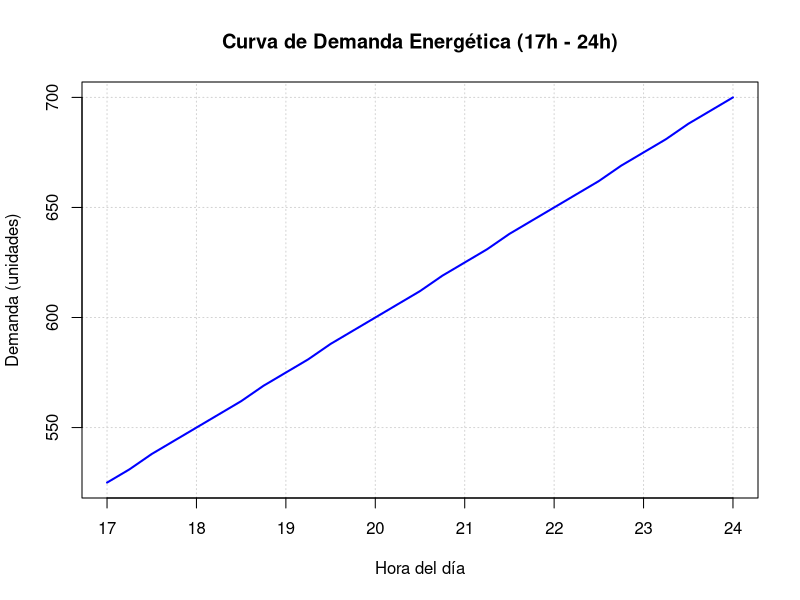
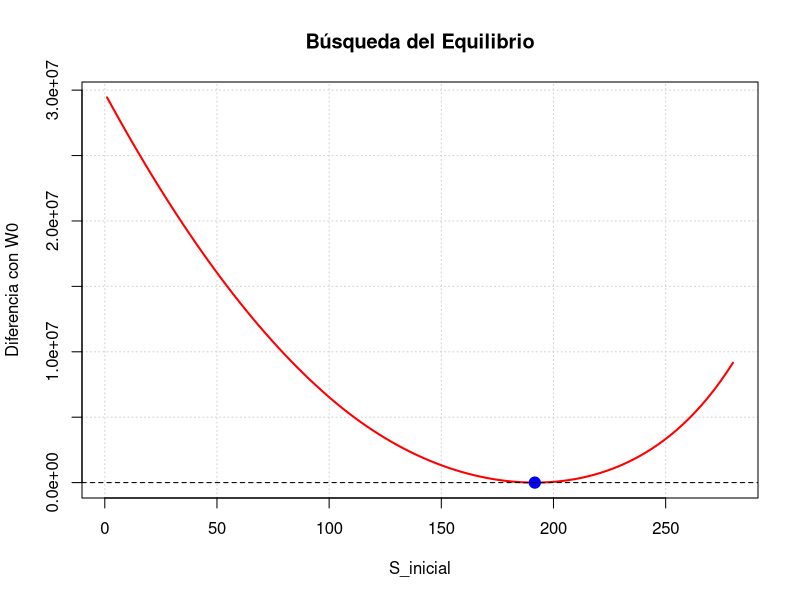
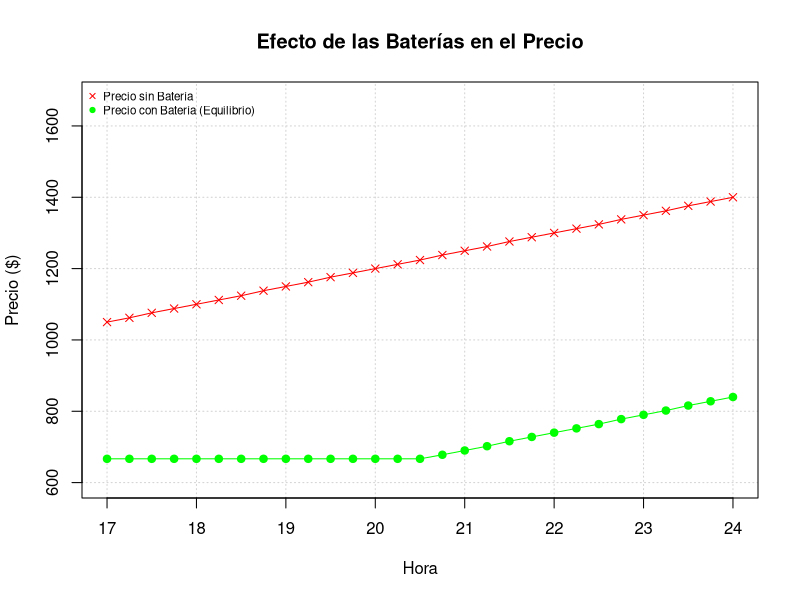
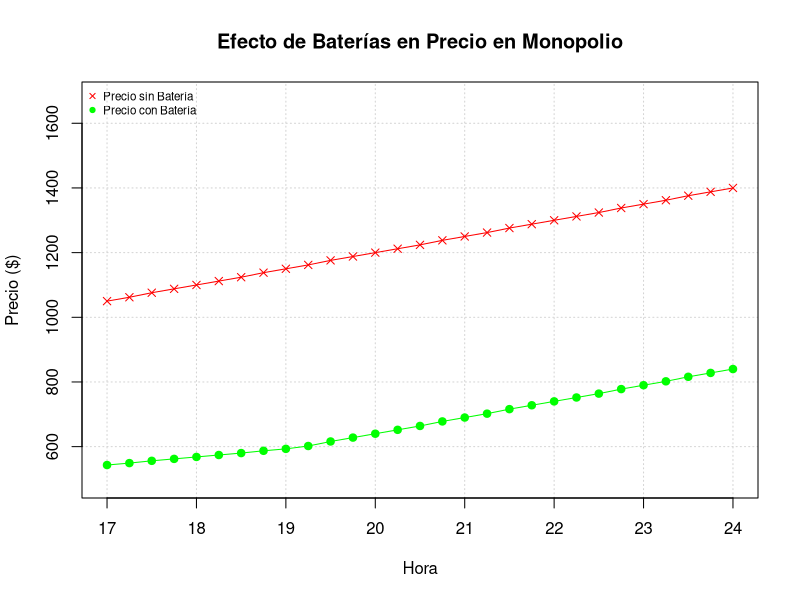
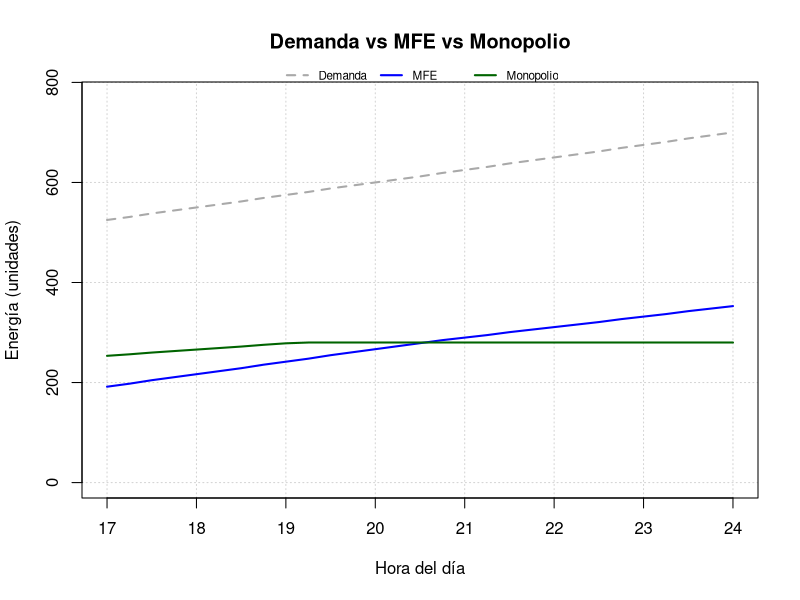
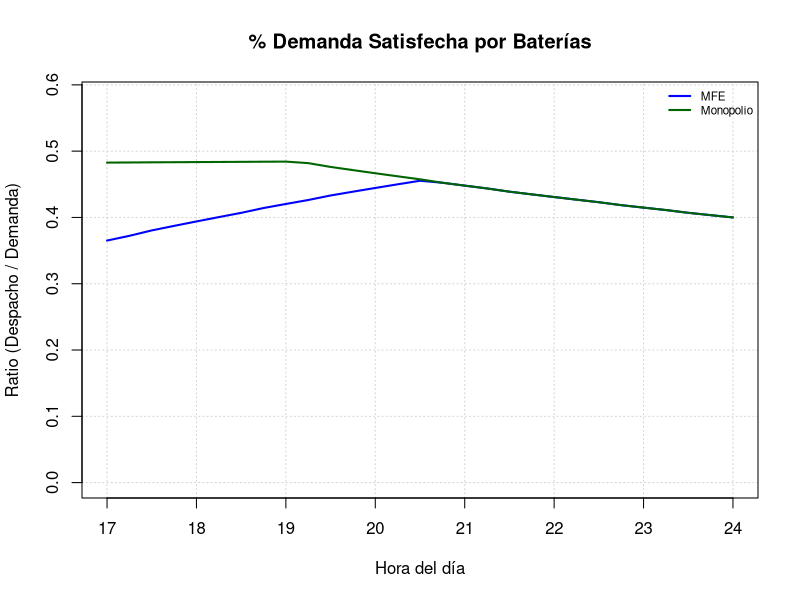

Generate these figures, in order, with R:
#María Belén Bilbao Pavón
#TFG - Mercado de Baterías: Simulación del Equilibrio
#Descentralizado y Comparación con el Monopolio.
#Evaluación de estructuras de mercado en un Problema de coordinación.


# PARTE 1 - PROBLEMA MEANFIELD - BÚSQUEDA DE EQUILIBRIO DESCENTRALIZADO

# 1. Definición de la demanda

gridd = seq(17, 24, by = 0.25)
a=0 
b=25
c=100
tim=length(gridd)

demanda=function(tim,a,b,c){
  y= a*tim^2 + b*tim + c
  resultado = round(pmax(0, y)) #la demanda no puede ser negativa
  return(resultado)
}


valores_demanda=demanda(gridd,a,b,c)
demanda(gridd,a,b,c)

# Datos reales
#valores_demanda=c(24807, 25597, 26206, 26692, 27375, 28200, 28835, 29593, 30139,30745, 31277, 31806, 32004, 32461, 32575, 32947, 33186, 33425, 33783, 33922, 34319, 34364, 34531, 34643, 34778, 34848, 34918,35002, 35077)
# baterias=c(-469,448,1878,5395,8421,9103,11253,11648,11568,11076,10486,9730,8934,8194, 7814, 7018, 6549, 6589, 5944, 4964, 4517, 3659, 2807, 2235, 1719, 1428, 978, 560, 184)

# Gráfica de la demanda
plot(gridd, valores_demanda, type="l",col = "blue", lwd = 2,
     main = "Curva de Demanda Energética (17h - 24h)",
     xlab = "Hora del día", 
     ylab = "Demanda (unidades)",
     panel.first = grid())

#2. Cáculo de la capacidad de cable L
max_demanda    = max(valores_demanda)
L = max_demanda * 0.40

#3. Definición de Phi - Coste Marginal del Gas

a1=0
a2=2 
#a2=7.81 #Dato real obtenido por regresión
a3=0
phi=function(tim,a1,a2,a3){
  y= a1*tim^2 + a2*tim + a3
  resultado = pmax(0, y)
  return(resultado)
}


#4.Algoritmo: dado S0, phi, D, L y w0 calcula el equilibrio
s_inicial = 500 

w_0=0.45*sum(valores_demanda) 
#w_0=374164.2 #Variación posterior

objetivo_equilibrio = function(s_inicial) {
  # 1. Cálculo de K
  D0 = valores_demanda[1]
  if (s_inicial <= L) {
    K = phi(D0 - s_inicial, a1, a2, a3)
  } else {
    K = (L / s_inicial) * phi(D0 - L, a1, a2, a3)
  }
  
  K = max(1e-6, K)
  
  # 2. Calculo del vector s
  s = numeric(length(valores_demanda))
  for (t in 1:length(valores_demanda)) {
    Dt = valores_demanda[t]
    st_l = Dt - (K - a3) / a2
    
    if (st_l <= L) {
      s[t] = st_l
    } else {
      
      s[t] = (L / K) * phi(Dt-L,a1,a2,a3)
    }
  }
  s = pmax(1e-6, s)
  
  # 3. Devolvemos la diferencia al cuadrado 
  return((sum(s) - w_0)^2)
}

objetivo_equilibrio(s_inicial)


# OPTIMIZACIÓN: Búsqueda de s_inicial en el intervalo [0, w_0] que minimice la funcion
#anterior

optimizacion = optimize(f = objetivo_equilibrio, interval = c(0, w_0))
s_optimo = optimizacion$minimum

#Hallamos la funcion con el valor óptimo para verificar si hay equilibrio
D0 = valores_demanda[1]
if (s_optimo <= L) {
  K = phi(D0 - s_optimo, a1, a2, a3)
} else {
  K = (L / s_optimo) * phi(D0 - L, a1, a2, a3)
}
K = max(1e-6, K)
stim = numeric(length(valores_demanda))
stim[1] = s_optimo

for (t in 2:length(valores_demanda)) {
  Dt = valores_demanda[t]
  st_l = Dt - (K - a3) / a2
  
  if (st_l <= L) {
    stim[t] = st_l
  } else {
    
    stim[t] = (L / K) * phi(Dt-L,a1,a2,a3)
  }
}
stim = pmax(1e-6, stim)
stim

# Verificación
print(paste("S_optimo de equilibrio:", s_optimo))

print(paste("Suma de descargas:", sum(stim)))

print(paste("Diferencia con W0:", sum(stim) - w_0))



#5. Calculo de los sigmas


w = numeric(length(valores_demanda)) 
sigma=numeric(length(valores_demanda))
w[1]=w_0

for(i in 1:tim){
  w[i+1]=pmax(w[i]- stim[i],1e-6)
  
}

for (b in 1:tim){
  if(w[b] > 1e-3){
    sigma[b] = stim[b] / w[b]
  } else {
    sigma[b] = 0 # Si no hay stock, la propensión es 0
  }
}

w 
stim 
sigma


#6. Visualización de la diferencia de sum(stim) y W_0 en función de S_0


s_prueba = seq(1, L, length.out = 100)
errores = numeric(length(s_prueba))

for(i in 1:length(s_prueba)) {
  errores[i] = objetivo_equilibrio(s_prueba[i]) 
}

# Generamos la gráfica
plot(s_prueba, errores, type="l", col="red", lwd=2,
     main="Búsqueda del Equilibrio",
     xlab="S_inicial",
     ylab="Diferencia con W0",
     panel.first = grid())

# Añadimos un punto con el s_optimo encontrado
points(s_optimo, sqrt(objetivo_equilibrio(s_optimo)), col="blue", pch=19, cex=1.5)
abline(h=0, lty=2, col="black") 


# 7. Cálculo de cantidades, precios y Gasto Total
x = pmin(L, stim)   # Cantidad real que pasa por el cable
precios = numeric(tim)
gasto_t = numeric(tim)

for (t in 1:tim) {
  # El precio depende de la demanda neta (Demanda - lo que aporta la batería)
  precios[t] = phi(valores_demanda[t] - x[t], a1, a2, a3)
  gasto_t[t] = precios[t] * x[t]
}

#Gasto Total
total_mercado = sum(gasto_t)
print(paste("Gasto total del mercado:", total_mercado))

#8. Ahorro
#8.1 Ahorro del consumidor

precio_sin_bateria = numeric(tim)
for (t in 1:tim) {
  precio_sin_bateria[t] = phi(valores_demanda[t], a1, a2, a3)
}

# 8.2 El precio  con baterías (precios)

ahorro_periodo = (precio_sin_bateria - precios) * valores_demanda

# 8.3.Ahorro Total
excedente_total = sum(ahorro_periodo)

print(paste("Ahorro del Consumidor:", round(excedente_total, 2)))


#8.4. Gráfica para comparar precios con y sin baterías
y_max = max(precio_sin_bateria) * 1.2 
y_min = min(precios) * 0.9

plot(gridd, precio_sin_bateria, type="o", col="red", pch=4,
     ylim=c(y_min, y_max), 
     main="Efecto de las Baterías en el Precio",
     xlab="Hora", ylab="Precio ($)", panel.first = grid())

lines(gridd, precios, type="o", col="green", pch=19)

legend("topleft", 
       legend=c("Precio sin Batería", "Precio con Batería (Equilibrio)"),
       col=c("red", "green"), 
       pch=c(4, 19), 
       cex=0.7, 
       bty="n")

excedente_MFG = excedente_total


# PARTE 2 - MONOPOLIO Y COMPARACIÓN
#9. Monopolio
precio_sin_bateria = phi(valores_demanda, a1 = 0, a2, a3)
evaluar_K_monopolio = function(K_propuesto) {
  if(K_propuesto < 0) return(1e10)
  s_m = numeric(tim)
  reserva = w_0
  for (t in 1:tim) {
    st_opt = (a2 * valores_demanda[t] + a3 - K_propuesto) / (2 * a2)
    s_m[t] = pmax(0, pmin(L, st_opt, reserva))
    reserva = reserva - s_m[t]
  }
  precios_m = phi(valores_demanda - s_m, a1, a2, a3)
  beneficio = sum(s_m * precios_m)
  return(-beneficio) 
}

opt_K = optimize(f = evaluar_K_monopolio, interval = c(0, max(precio_sin_bateria)))
K_optimo = opt_K$minimum

s_monopolio = numeric(tim)
res = w_0
for (t in 1:tim) {
  st = (a2 * valores_demanda[t] + a3 - K_optimo) / (2 * a2)
  s_monopolio[t] = pmax(0, pmin(L, st, res))
  res = res - s_monopolio[t]
}

print(paste("Ingreso Marginal óptimo encontrado (K):", round(K_optimo, 2)))
print(paste("Suma despachada:", sum(s_monopolio)))
s_monopolio



# 10. Cálculo de cantidades, precios y gasto total
x = pmin(L, s_monopolio)            # Cantidad real que pasa por el cable
precios = numeric(tim)
gasto_t = numeric(tim)

for (t in 1:tim) {
  # El precio depende de la demanda neta (Demanda - lo que aporta la batería)
  precios[t] = phi(valores_demanda[t] - x[t], a1, a2, a3)
  gasto_t[t] = precios[t] * x[t]
}

#Gasto Total
total_mercado = sum(gasto_t)
print(paste("Gasto total del mercado en Monopolio:", total_mercado))

#11. Cuantificación del Ahorro
#11.1 Ahorro del consumidor 

precio_sin_bateria = numeric(tim)
for (t in 1:tim) {
  precio_sin_bateria[t] = phi(valores_demanda[t], a1, a2, a3)
}

# 11.2 El precio  con baterías (precios)

ahorro_periodo = (precio_sin_bateria - precios) * valores_demanda

#11.3. Ahorro Total
excedente_total = sum(ahorro_periodo)

print(paste("Ahorro del Consumidor en Monopolio:", round(excedente_total, 2)))
excedente_MON = excedente_total

#11.4. Gráfica para comparar precios con y sin baterías 
y_max = max(precio_sin_bateria) * 1.2 
y_min = min(precios) * 0.9

plot(gridd, precio_sin_bateria, type="o", col="red", pch=4,
     ylim=c(y_min, y_max), 
     main="Efecto de Baterías en Precio en Monopolio",
     xlab="Hora", ylab="Precio ($)", panel.first = grid())

lines(gridd, precios, type="o", col="green", pch=19)

legend("topleft", 
       legend=c("Precio sin Batería", "Precio con Batería"),
       col=c("red", "green"), 
       pch=c(4, 19), 
       cex=0.7, 
       bty="n")


print(paste("Ahorro Consumidor (MEAN FIELD):", round(excedente_MFG, 2)))
print(paste("Ahorro Consumidor (MONOPOLIO):", round(excedente_MON, 2)))

#12.1 Gráfico de Comparación Global de D_t S_MFE Y S_MON


plot(gridd, valores_demanda, type="l", col="darkgrey", lwd=2, lty=2,
     main = "Demanda vs MFE vs Monopolio",
     xlab = "Hora del día", 
     ylab = "Energía (unidades)",
     ylim = c(0, max(valores_demanda, stim, s_monopolio) * 1.1), 
     panel.first = grid())
lines(gridd, stim, col = "blue", lwd = 2)
lines(gridd, s_monopolio, col = "darkgreen", lwd = 2)
legend("top",                           # La ponemos arriba al centro
       legend = c("Demanda", "MFE", "Monopolio"), 
       col = c("darkgrey", "blue", "darkgreen"), 
       lwd = 2, 
       lty = c(2, 1, 1), 
       horiz = TRUE,                    
       bty = "n",                       
       cex = 0.7,                       
       inset = c(0, -0.05),             
       xpd = TRUE)

#12.2 Porcentaje de la Demanda Satisfecha
stim_truncado <- pmin(stim, L)
porcentaje_demanda_mfe = stim_truncado/valores_demanda
porcentaje_demanda_monopolio=s_monopolio/valores_demanda

plot(gridd, porcentaje_demanda_mfe, type = "l", col = "blue", lwd = 2,
     main = "% Demanda Satisfecha por Baterías",
     xlab = "Hora del día", 
     ylab = "Ratio (Despacho / Demanda)",
     ylim = c(0, max(porcentaje_demanda_mfe, porcentaje_demanda_monopolio) * 1.2),
     panel.first = grid())


lines(gridd, porcentaje_demanda_monopolio, col = "darkgreen", lwd = 2)

legend("topright", 
       legend = c("MFE", "Monopolio"),
       col = c("blue", "darkgreen"), 
       lwd = 2, 
       bty = "n",
       cex = 0.7) 

#13. Tamaño del error
error_absoluto = sum(stim) - w_0
error_relativo = (abs(error_absoluto) / w_0) * 100

cat("Error  absoluto:", error_absoluto, "\n")
cat("Error relativo sobre W0:", round(error_relativo, 6), "%\n")

#14.Comprobación Dispatch vs Cantidad almacenada por periodo
# Si el total despachado es mayor que el total disponible,
#¿en qué período se está generando el desajuste?

stock_inicial_periodo = numeric(tim)
stock_inicial_periodo[1] = w_0  

for (t in 2:tim) {
  stock_inicial_periodo[t] = stock_inicial_periodo[t-1] - stim[t-1]
}


tabla_comprobacion = data.frame(
  Hora = gridd,
  Stock_Disponible = round(stock_inicial_periodo, 4),
  Despacho_Propuesto = round(stim, 4),
  Diferencia = round(stock_inicial_periodo - stim, 4)
)

desajustes = which(tabla_comprobacion$Diferencia < -1e-7)


print(tabla_comprobacion)

if (length(desajustes) > 0) {
  cat("\n¡ATENCIÓN! Se ha detectado desajuste en los siguientes periodos:\n")
  print(tabla_comprobacion[desajustes, ])
} else {
  cat("\nResultado: No hay desajustes. En todos los periodos, el despacho es <= al stock disponible.\n")
}
